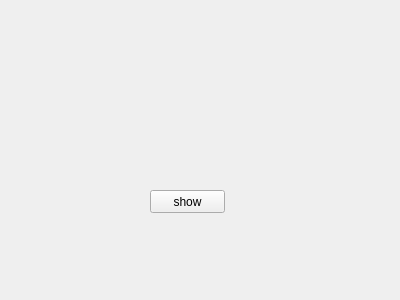
<?xml version="1.0" encoding="UTF-8"?>
<ui version="4.0">
 <class>Widget</class>
 <widget class="QWidget" name="Widget">
  <property name="geometry">
   <rect>
    <x>0</x>
    <y>0</y>
    <width>400</width>
    <height>300</height>
   </rect>
  </property>
  <property name="windowTitle">
   <string>Widget</string>
  </property>
  <widget class="QPushButton" name="pushButton">
   <property name="geometry">
    <rect>
     <x>150</x>
     <y>190</y>
     <width>75</width>
     <height>23</height>
    </rect>
   </property>
   <property name="text">
    <string>show</string>
   </property>
  </widget>
 </widget>
 <layoutdefault spacing="6" margin="11"/>
 <resources/>
 <connections/>
</ui>
